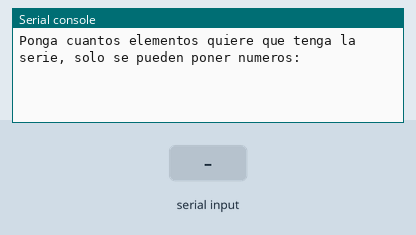
Bench run of a program on a simulated Raspberry Pi Pico running MicroPython. Parts: the last lines printed to the serial console. The inputs (shaded band) are chosen by the test bench.

Above: at 1.2 s.
1.3 s: "5" typed at the serial console, then Enter
At 1.51 s:
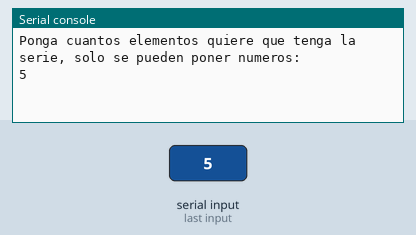
3.1 s: "90" typed at the serial console, then Enter
At 4.4 s:
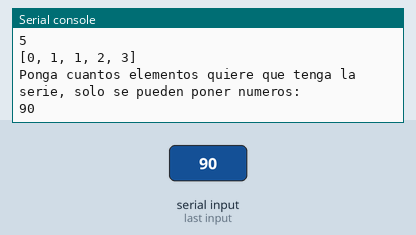

The program:

ejercicio_serie_Fibo_usuario.py
```python
from machine import Pin
import time
#primer ejercicio de Fibo

state = 'pedir'


while 1:
    if state == 'pedir':
        s = [0, 1]
        k = int(input("Ponga cuantos elementos quiere que tenga la serie, solo se pueden poner numeros:"))
        state = 'calcular'
    if state == 'calcular':
        if len(s) < k:
            nuevo = s[-1] +s[-2]
            s.append(nuevo)
        else:
            print(s)
            state = 'pedir'
    time.sleep(.1)


        
```

Measured:
- after the input at 1.3 s, the serial console: prints a new line at once (image 1)
- after the input at 3.1 s, the serial console: prints a new line at once (image 2)
